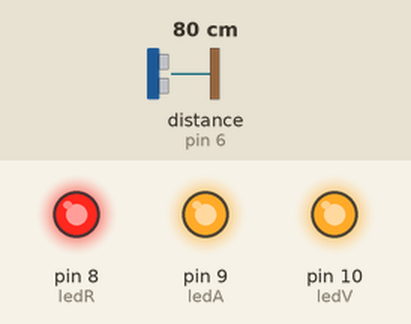
Simulated run of this sketch. Board: Arduino Uno, built with avr-gcc and run on an emulated ATmega328P. On the bench: output pins drawn as LEDs (lit = HIGH). Wiring (inferred from the names in the program): ultrasonic range finder: trigger pin 7; echo pin 6. Inputs (shaded band) come from the test bench; at power-on: distance to the obstacle (sensor on pin 6) 80 cm. The echo pulse lasts 58.3 µs per cm; pins used as bus, display or sensor lines are not drawn; what the sketch prints to the serial monitor is not drawn.

Above: at 1.2 s.
1.3 s: distance to the obstacle (sensor on pin 6) set to 2 cm
At 1.9 s:
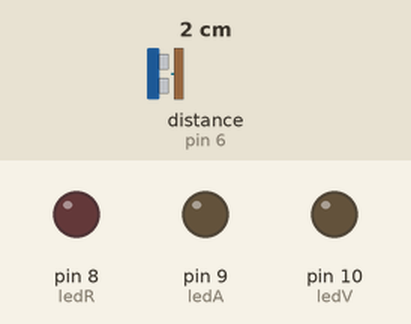
2.8 s: distance to the obstacle (sensor on pin 6) set to 18 cm
At 4.0 s:
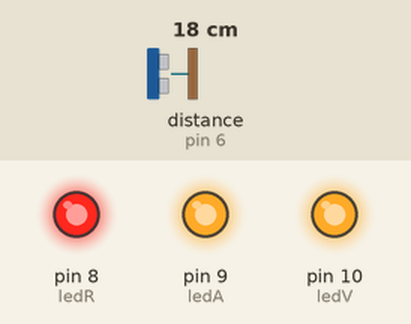
4.3 s: distance to the obstacle (sensor on pin 6) set to 4 cm
At 5.4 s:
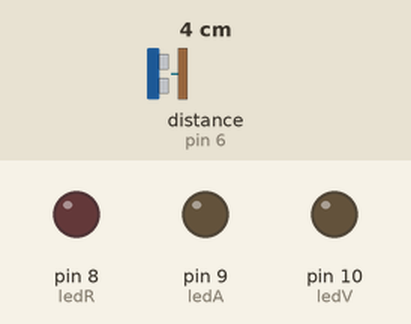
Timing chart, 0 to 7.3 s (numbered marks = the images above; inputs shaded):
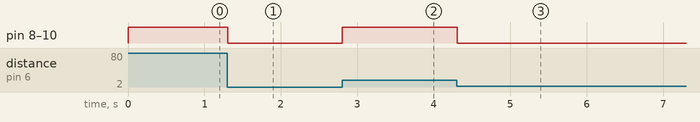

The sketch:

C10.ino
```cpp
int trig=7, echo=6, ledR=8, ledV=10, ledA=9;
long duracion, distancia;
void setup() {
  pinMode(ledV,OUTPUT);
  pinMode(ledA,OUTPUT);
  pinMode(ledR,OUTPUT);
  pinMode(trig,OUTPUT);
  pinMode(echo,INPUT);
  Serial.begin(9600);

}

void loop() {
  digitalWrite(trig,0);
  delayMicroseconds(2);
  digitalWrite(trig,1);
  delayMicroseconds(10);
  digitalWrite(trig,0);
  duracion=pulseIn(echo,1);
  distancia=(duracion/2)/29;
  Serial.println(distancia);
  if(distancia>=15){
    digitalWrite(ledV,1);
    digitalWrite(ledR,1);
    digitalWrite(ledA,1);

  }
  else{
    digitalWrite(ledV,0);
    digitalWrite(ledR,0);
    digitalWrite(ledA,0);
  }
}
```

Measured:
- after the input at 1.3 s, pin 8 (ledR), pin 9 (ledA), pin 10 (ledV): HIGH → LOW at once
- after the input at 2.8 s, pin 8 (ledR), pin 9 (ledA), pin 10 (ledV): LOW → HIGH at once
- after the input at 4.3 s, pin 8 (ledR), pin 9 (ledA), pin 10 (ledV): HIGH → LOW at once
